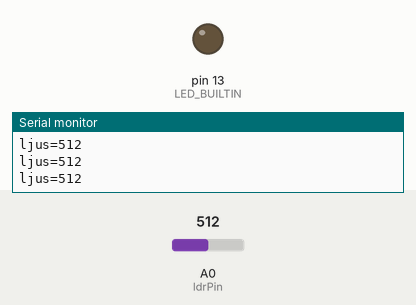
Recording of a sketch running on a simulated Arduino Uno, built with avr-gcc and run on an emulated ATmega328P. Parts: output pins drawn as LEDs (lit = HIGH), the last lines printed to the serial monitor. The test bench sets the inputs (shaded band); at power-on: A0 (ldrPin) = 512.

Above: at 1.2 s.
1.3 s: A0 (ldrPin) set to 310
2.8 s: A0 (ldrPin) set to 292
At 4.0 s:
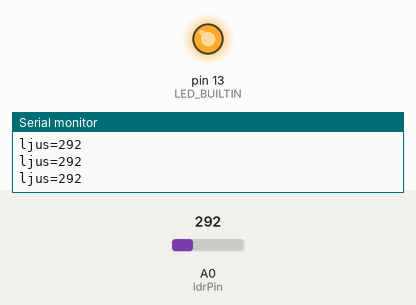
4.3 s: A0 (ldrPin) set to 306
At 5.3 s:
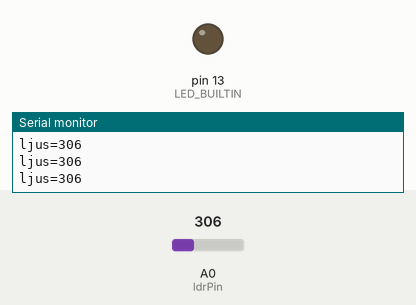
5.8 s: A0 (ldrPin) set to 122
At 6.7 s:
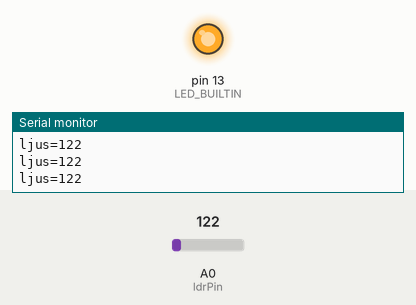
Timing chart, 0 to 8.3 s (numbered marks = the images above; inputs shaded):
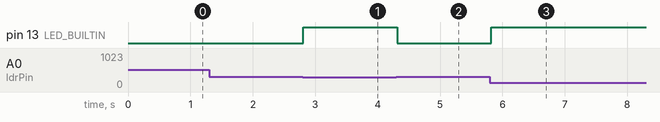

Measured:
- the behaviour switches between 300 and 299 on A0 (ldrPin) (found by bisection; images 0 and 1)
- after the input at 2.8 s, pin 13 (LED_BUILTIN): LOW → HIGH at once
- after the input at 4.3 s, pin 13 (LED_BUILTIN): HIGH → LOW at once
- after the input at 5.8 s, pin 13 (LED_BUILTIN): LOW → HIGH at once

The sketch:

photocell-led.ino
```cpp
// Fotocell styr LED — Arduino-kursen, Träff 4
// När det blir mörkare än din tröskel tänds inbyggda LED:en.
// Hårdvara: +5V → fotocell → A0 → 1 kΩ → GND  (spänningsdelare).
//
// Tröskel-värdet 300 är ett riktvärde — kör photocell-read.ino först
// och hitta DITT värde för "lagom mörkt" i ert rum.

const int ldrPin     = A0;
const int morkTroskel = 300;

void setup() {
  Serial.begin(9600);
  pinMode(LED_BUILTIN, OUTPUT);
}

void loop() {
  int ljus = analogRead(ldrPin);
  Serial.print("ljus=");
  Serial.println(ljus);

  if (ljus < morkTroskel) {
    digitalWrite(LED_BUILTIN, HIGH);   // mörkt → tänd
  } else {
    digitalWrite(LED_BUILTIN, LOW);
  }
  delay(100);
}
```
